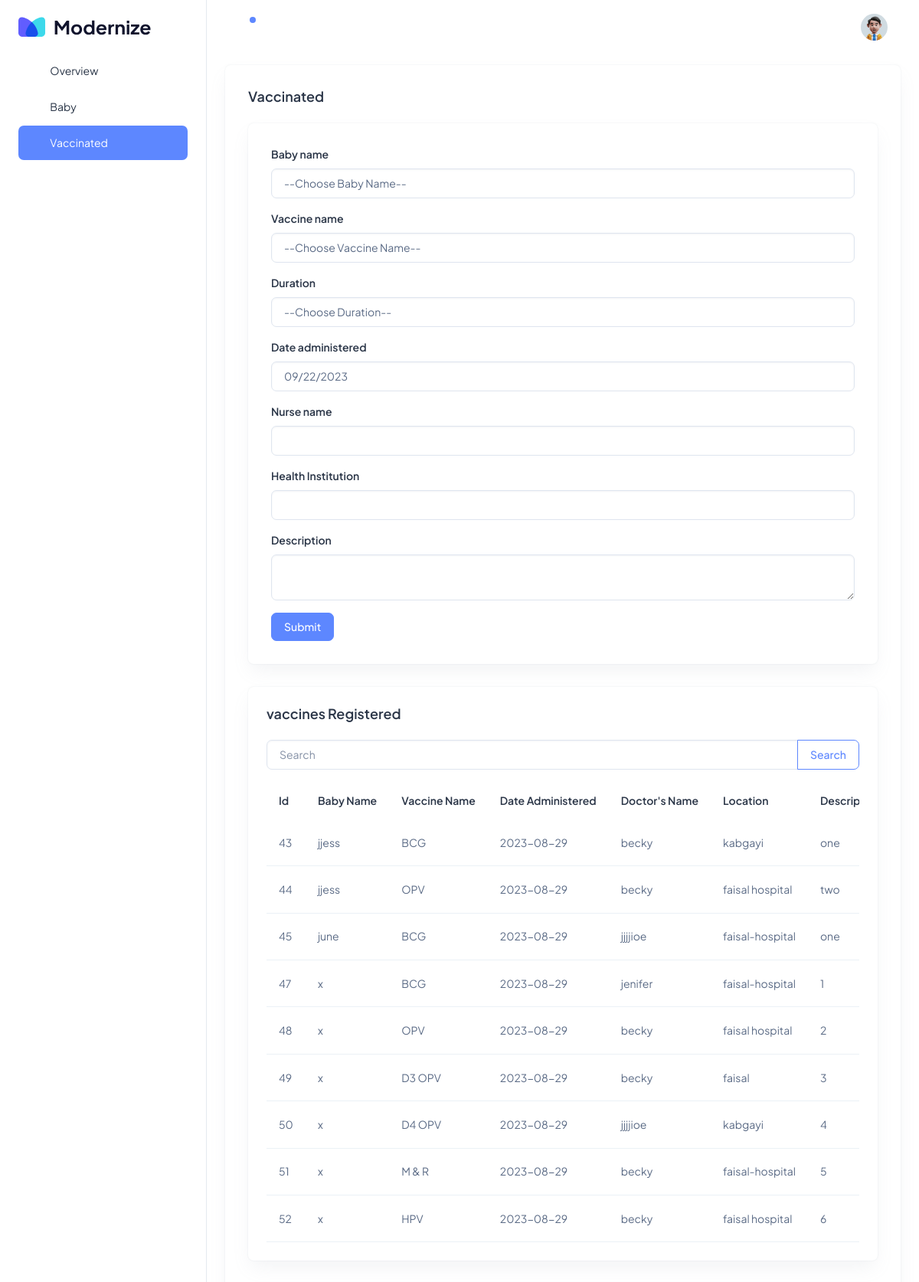
The page /html/vaccines.php (signed in) on the database its author committed.
### tables this page shows
CREATE TABLE `vaccines_new` (
  `id` int(11) NOT NULL,
  `vaccine_name` varchar(255) DEFAULT NULL,
  `date_administered` date DEFAULT NULL,
  `duration` varchar(255) DEFAULT NULL,
  `nurse_name` varchar(255) DEFAULT NULL,
  `health_institution` varchar(255) DEFAULT NULL,
  `description` text DEFAULT NULL,
  `baby_name` varchar(255) DEFAULT NULL
);

### html/vaccines.php (the view, shortened to what this page needs)
<!doctype html>
<html lang="en">
<head>
  <link rel="stylesheet" href="../assets/css/styles.min.css" />
</head>
<body>
  <div class="page-wrapper" id="main-wrapper" data-layout="vertical" data-navbarbg="skin6" data-sidebartype="full" data-sidebar-position="fixed" data-header-position="fixed">
    <aside class="left-sidebar">
      <div>
        <div class="brand-logo d-flex align-items-center justify-content-between">
          <a href="./index.php" class="text-nowrap logo-img">
            <img src="../assets/images/logos/dark-logo.svg" width="180" alt="" />
          </a>
        </div>
        <nav class="sidebar-nav scroll-sidebar" data-simplebar="">
          <ul id="sidebarnav">
            <li class="sidebar-item">
              <a class="sidebar-link" href="./dashboard_user.php" aria-expanded="false">
                <span>
                  <i class="ti ti-layout-dashboard"></i>
                </span>
                <span class="hide-menu">Overview</span>
              </a>
            </li>
            <li class="sidebar-item">
              <a class="sidebar-link" href="./register_baby.php" aria-expanded="false">
                <span>
                  <i class="ti ti-layout-dashboard"></i>
                </span>
                <span class="hide-menu">Baby</span>
              </a>
            </li>
            <li class="sidebar-item">
              <a class="sidebar-link" href="./vaccines.php" aria-expanded="false">
                <span>
                  <i class="ti ti-layout-dashboard"></i>
                </span>
                <span class="hide-menu">Vaccinated</span>
              </a>
            </li>
          </ul>
      </div>
    </aside>
    <div class="body-wrapper">
      <header class="app-header">
        <nav class="navbar navbar-expand-lg navbar-light">
          <ul class="navbar-nav">
            <li class="nav-item">
              <a class="nav-link nav-icon-hover" href="javascript:void(0)">
                <i class="ti ti-bell-ringing"></i>
                <div class="notification bg-primary rounded-circle"></div>
              </a>
            </li>
          </ul>
          <div class="navbar-collapse justify-content-end px-0" id="navbarNav">
            <ul class="navbar-nav flex-row ms-auto align-items-center justify-content-end">
              <li class="nav-item dropdown">
                <a class="nav-link nav-icon-hover" href="javascript:void(0)" id="drop2" data-bs-toggle="dropdown" aria-expanded="false">
                  <img src="../assets/images/profile/user-1.jpg" alt="" width="35" height="35" class="rounded-circle">
                </a>
              </li>
            </ul>
          </div>
        </nav>
      </header>
      <div class="container-fluid">
        <div class="card">
          <div class="card-body">
            <h5 class="card-title fw-semibold mb-4">Vaccinated</h5>
            <div class="card">
              <div class="card-body">
                <form method="post" action="vaccines_insert_new.php">
                  <div class="mb-3">
                    <label for="baby_name" class="form-label">Baby name</label>
                    <select class="form-control" id="baby_name" name="baby_name">
                      <option value="0">--Choose Baby Name--</option>
                    </select>
                  </div>
                  <div class="mb-3">
                    <label for="vaccine_name" class="form-label">Vaccine name</label>
                    <select class="form-control" id="vaccine_name" name="vaccine_name">
                      <option value="0">--Choose Vaccine Name--</option>
                    </select>
                  </div>
                  <div class="mb-3">
                    <label for="duration" class="form-label">Duration</label>
                    <select class="form-control" id="duration" name="duration">
                      <option value="0">--Choose Duration--</option>
                    </select>
                  </div>
                  <div class="mb-3">
                    <label for="dateadministered" class="form-label">Date administered</label>
                    <input type="date" class="form-control" id="dateadministered" name="date_administered" value="<?php echo date('Y-m-d'); ?>" readonly>
                  </div>
                  <div class="mb-3">
                    <label for="nurse_name" class="form-label">Nurse name</label>
                    <input type="text" class="form-control" id="nurse_name" name="nurse_name">
                  </div>
                  <div class="mb-3">
                    <label for="healthins" class="form-label">Health Institution</label>
                    <input type="text" class="form-control" id="healthins" name="health_institution">
                  </div>
                  <div class="mb-3">
                    <label for="Description" class="form-label">Description</label>
                    <textarea class="form-control" id="Description" name="description"></textarea>
                  </div>
                  <button type="submit" class="btn btn-primary">Submit</button>
                </form>
              </div>
            </div>
            <div class="card w-100">
              <div class="card-body p-4">
                <h5 class="card-title fw-semibold mb-4">vaccines Registered</h5>
                <div class="input-group mb-3">
                  <input type="text" class="form-control" placeholder="Search" aria-label="Search" aria-describedby="search-button" id="vaccines-new-search-input">
                  <button class="btn btn-outline-primary" type="button" id="search-button">Search</button>
                </div>
                <div class="table-responsive">
                  <table id="vaccines-new-table" class="table text-nowrap mb-0 align-middle">
                    <thead class="text-dark fs-4">
                      <tr>
                        <th class="border-bottom-0">
                          <h6 class="fw-semibold mb-0">Id</h6>
                        </th>
                        <th class="border-bottom-0">
                          <h6 class="fw-semibold mb-0">Baby Name</h6>
                        </th>
                        <th class="border-bottom-0">
                          <h6 class="fw-semibold mb-0">Vaccine Name</h6>
                        </th>
                        <th class="border-bottom-0">
                          <h6 class="fw-semibold mb-0">Date Administered</h6>
                        </th>
                        <th class="border-bottom-0">
                          <h6 class="fw-semibold mb-0">Doctor's Name</h6>
                        </th>
                        <th class="border-bottom-0">
                          <h6 class="fw-semibold mb-0">Location</h6>
                        </th>
                        <th class="border-bottom-0">
                          <h6 class="fw-semibold mb-0">Description</h6>
                        </th>
                      </tr>
                    </thead>
                    <tbody>
                      <?php
                      include 'db_connect.php';
                      $query = "SELECT * FROM vaccines_new";
                      $result = $conn->query($query);
                      if ($result->num_rows > 0) {
                        while ($row = $result->fetch_assoc()) {
                          echo '<tr>';
                          echo '<td>' . $row["id"] . '</td>';
                          echo '<td>' . $row["baby_name"] . '</td>';
                          echo '<td>' . $row["vaccine_name"] . '</td>';
                          echo '<td>' . $row["date_administered"] . '</td>';
                          echo '<td>' . $row["nurse_name"] . '</td>';
                          echo '<td>' . $row["health_institution"] . '</td>';
                          echo '<td>' . $row["description"] . '</td>';
                          echo '</tr>';
                        }
                      } else {
                        echo '<tr><td colspan="7">No vaccine records found.</td></tr>';
                      }
                      ?>
                    </tbody>
                  </table>
                </div>
              </div>
            </div>
          </div>
        </div>
      </div>
    </div>
  </div>
</body>
</html>

### rows shown on the page
vaccines_new: id "43", baby_name "jjess", vaccine_name "BCG", date_administered "2023-08-29", nurse_name "becky", health_institution "kabgayi", description "one"
vaccines_new: id "44", baby_name "jjess", vaccine_name "OPV", date_administered "2023-08-29", nurse_name "becky", health_institution "faisal hospital", description "two"
vaccines_new: id "45", baby_name "june", vaccine_name "BCG", date_administered "2023-08-29", nurse_name "jjjjioe", health_institution "faisal-hospital", description "one"
vaccines_new: id "47", baby_name "x", vaccine_name "BCG", date_administered "2023-08-29", nurse_name "jenifer", health_institution "faisal-hospital", description "1"
vaccines_new: id "48", baby_name "x", vaccine_name "OPV", date_administered "2023-08-29", nurse_name "becky", health_institution "faisal hospital", description "2"
vaccines_new: id "49", baby_name "x", vaccine_name "D3 OPV", date_administered "2023-08-29", nurse_name "becky", health_institution "faisal", description "3"
vaccines_new: id "50", baby_name "x", vaccine_name "D4 OPV", date_administered "2023-08-29", nurse_name "jjjjioe", health_institution "kabgayi", description "4"
vaccines_new: id "51", baby_name "x", vaccine_name "M & R", date_administered "2023-08-29", nurse_name "becky", health_institution "faisal-hospital", description "5"
vaccines_new: id "52", baby_name "x", vaccine_name "HPV", date_administered "2023-08-29", nurse_name "becky", health_institution "faisal hospital", description "6"
